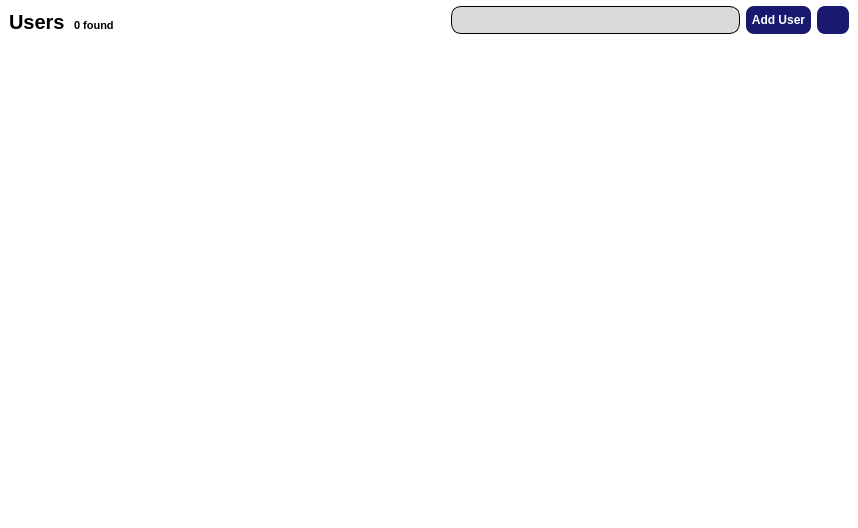
<?xml version="1.0" encoding="UTF-8"?>
<ui version="4.0">
 <class>root_frame</class>
 <widget class="QFrame" name="root_frame">
  <property name="geometry">
   <rect>
    <x>0</x>
    <y>0</y>
    <width>858</width>
    <height>528</height>
   </rect>
  </property>
  <property name="windowTitle">
   <string>Frame</string>
  </property>
  <property name="styleSheet">
   <string notr="true">#root_frame
{
	background-color: white;
	border-radius: 10px;
	padding-bottom: 10px;
}</string>
  </property>
  <layout class="QVBoxLayout" name="verticalLayout">
   <property name="spacing">
    <number>0</number>
   </property>
   <property name="leftMargin">
    <number>0</number>
   </property>
   <property name="topMargin">
    <number>0</number>
   </property>
   <property name="rightMargin">
    <number>0</number>
   </property>
   <property name="bottomMargin">
    <number>0</number>
   </property>
   <item>
    <widget class="QFrame" name="list_header">
     <property name="sizePolicy">
      <sizepolicy hsizetype="Preferred" vsizetype="Maximum">
       <horstretch>0</horstretch>
       <verstretch>0</verstretch>
      </sizepolicy>
     </property>
     <layout class="QVBoxLayout" name="verticalLayout_3">
      <property name="spacing">
       <number>0</number>
      </property>
      <property name="leftMargin">
       <number>0</number>
      </property>
      <property name="topMargin">
       <number>6</number>
      </property>
      <property name="rightMargin">
       <number>0</number>
      </property>
      <property name="bottomMargin">
       <number>6</number>
      </property>
      <item>
       <layout class="QHBoxLayout" name="header_table">
        <property name="spacing">
         <number>6</number>
        </property>
        <property name="leftMargin">
         <number>9</number>
        </property>
        <property name="rightMargin">
         <number>9</number>
        </property>
        <item alignment="Qt::AlignBottom">
         <widget class="QLabel" name="users_title">
          <property name="sizePolicy">
           <sizepolicy hsizetype="Maximum" vsizetype="Preferred">
            <horstretch>0</horstretch>
            <verstretch>0</verstretch>
           </sizepolicy>
          </property>
          <property name="font">
           <font>
            <pointsize>15</pointsize>
            <bold>true</bold>
           </font>
          </property>
          <property name="text">
           <string>Users</string>
          </property>
         </widget>
        </item>
        <item alignment="Qt::AlignBottom">
         <widget class="QLabel" name="x_found">
          <property name="font">
           <font>
            <pointsize>8</pointsize>
            <bold>true</bold>
           </font>
          </property>
          <property name="styleSheet">
           <string notr="true">#x_found
{
	padding-bottom: 2px;
}</string>
          </property>
          <property name="text">
           <string>0 found</string>
          </property>
         </widget>
        </item>
        <item>
         <spacer name="spacer">
          <property name="orientation">
           <enum>Qt::Horizontal</enum>
          </property>
          <property name="sizeHint" stdset="0">
           <size>
            <width>40</width>
            <height>20</height>
           </size>
          </property>
         </spacer>
        </item>
        <item>
         <widget class="QPushButton" name="filters_button">
          <property name="sizePolicy">
           <sizepolicy hsizetype="Maximum" vsizetype="Maximum">
            <horstretch>0</horstretch>
            <verstretch>0</verstretch>
           </sizepolicy>
          </property>
          <property name="cursor">
           <cursorShape>PointingHandCursor</cursorShape>
          </property>
          <property name="styleSheet">
           <string notr="true">#filters_button
{
	border: none;
}
#filters_button:pressed
{	
	background-color: transparent;
}</string>
          </property>
          <property name="text">
           <string/>
          </property>
          <property name="icon">
           <iconset resource="MainResourceFile.qrc">
            <normaloff>:/BlackIcons/BlackIcons/filter.svg</normaloff>:/BlackIcons/BlackIcons/filter.svg</iconset>
          </property>
          <property name="iconSize">
           <size>
            <width>24</width>
            <height>24</height>
           </size>
          </property>
          <property name="flat">
           <bool>true</bool>
          </property>
         </widget>
        </item>
        <item>
         <widget class="QFrame" name="search_frame">
          <property name="sizePolicy">
           <sizepolicy hsizetype="Expanding" vsizetype="Maximum">
            <horstretch>0</horstretch>
            <verstretch>0</verstretch>
           </sizepolicy>
          </property>
          <property name="minimumSize">
           <size>
            <width>0</width>
            <height>28</height>
           </size>
          </property>
          <property name="maximumSize">
           <size>
            <width>400</width>
            <height>28</height>
           </size>
          </property>
          <property name="styleSheet">
           <string notr="true">#search_frame
{
	background-color: #D9D9D9;
	border: 1px solid #000000;
	border-radius: 10px;
}</string>
          </property>
          <property name="frameShape">
           <enum>QFrame::StyledPanel</enum>
          </property>
          <property name="frameShadow">
           <enum>QFrame::Raised</enum>
          </property>
          <layout class="QHBoxLayout" name="horizontalLayout">
           <property name="spacing">
            <number>0</number>
           </property>
           <property name="leftMargin">
            <number>0</number>
           </property>
           <property name="topMargin">
            <number>0</number>
           </property>
           <property name="rightMargin">
            <number>0</number>
           </property>
           <property name="bottomMargin">
            <number>0</number>
           </property>
           <item>
            <widget class="QLineEdit" name="search_text">
             <property name="sizePolicy">
              <sizepolicy hsizetype="Expanding" vsizetype="Maximum">
               <horstretch>0</horstretch>
               <verstretch>0</verstretch>
              </sizepolicy>
             </property>
             <property name="font">
              <font>
               <pointsize>12</pointsize>
              </font>
             </property>
             <property name="styleSheet">
              <string notr="true">#search_text
{
	background-color: transparent;
	border: none;
	color: black;
	padding-left: 5px;
}</string>
             </property>
            </widget>
           </item>
           <item alignment="Qt::AlignRight">
            <widget class="QPushButton" name="search_button">
             <property name="sizePolicy">
              <sizepolicy hsizetype="Maximum" vsizetype="Fixed">
               <horstretch>0</horstretch>
               <verstretch>0</verstretch>
              </sizepolicy>
             </property>
             <property name="cursor">
              <cursorShape>PointingHandCursor</cursorShape>
             </property>
             <property name="styleSheet">
              <string notr="true">#search_button:pressed
{
	background-color: transparent;
}</string>
             </property>
             <property name="text">
              <string/>
             </property>
             <property name="icon">
              <iconset resource="MainResourceFile.qrc">
               <normaloff>:/BlackIcons/BlackIcons/search.svg</normaloff>:/BlackIcons/BlackIcons/search.svg</iconset>
             </property>
             <property name="iconSize">
              <size>
               <width>24</width>
               <height>24</height>
              </size>
             </property>
             <property name="flat">
              <bool>true</bool>
             </property>
            </widget>
           </item>
          </layout>
         </widget>
        </item>
        <item>
         <widget class="QPushButton" name="add_user_button">
          <property name="sizePolicy">
           <sizepolicy hsizetype="Minimum" vsizetype="Maximum">
            <horstretch>0</horstretch>
            <verstretch>0</verstretch>
           </sizepolicy>
          </property>
          <property name="minimumSize">
           <size>
            <width>65</width>
            <height>28</height>
           </size>
          </property>
          <property name="font">
           <font>
            <bold>true</bold>
           </font>
          </property>
          <property name="cursor">
           <cursorShape>PointingHandCursor</cursorShape>
          </property>
          <property name="styleSheet">
           <string notr="true">#add_user_button
{
	background-color: #191970;
	color: white;
	border: none;
	border-radius: 8px;
}</string>
          </property>
          <property name="text">
           <string>Add User</string>
          </property>
          <property name="flat">
           <bool>true</bool>
          </property>
         </widget>
        </item>
        <item>
         <widget class="QPushButton" name="refresh_button">
          <property name="sizePolicy">
           <sizepolicy hsizetype="Preferred" vsizetype="Maximum">
            <horstretch>0</horstretch>
            <verstretch>0</verstretch>
           </sizepolicy>
          </property>
          <property name="minimumSize">
           <size>
            <width>28</width>
            <height>28</height>
           </size>
          </property>
          <property name="cursor">
           <cursorShape>PointingHandCursor</cursorShape>
          </property>
          <property name="styleSheet">
           <string notr="true">#refresh_button
{
	background-color: #191970;
	color: white;
	border: none;
	border-radius: 8px;
}</string>
          </property>
          <property name="text">
           <string/>
          </property>
          <property name="icon">
           <iconset resource="MainResourceFile.qrc">
            <normaloff>:/WhiteIcons/WhiteIcons/refresh-ccw.svg</normaloff>:/WhiteIcons/WhiteIcons/refresh-ccw.svg</iconset>
          </property>
          <property name="flat">
           <bool>true</bool>
          </property>
         </widget>
        </item>
       </layout>
      </item>
     </layout>
    </widget>
   </item>
   <item>
    <widget class="QScrollArea" name="table_scroll_area">
     <property name="styleSheet">
      <string notr="true">#table_scroll_area
{
	border: none;
}</string>
     </property>
     <property name="widgetResizable">
      <bool>true</bool>
     </property>
     <widget class="QWidget" name="scroll_area_data_container">
      <property name="geometry">
       <rect>
        <x>0</x>
        <y>0</y>
        <width>858</width>
        <height>476</height>
       </rect>
      </property>
      <property name="styleSheet">
       <string notr="true">#scroll_area_data_container
{
	background-color: white;
}</string>
      </property>
      <layout class="QVBoxLayout" name="scroll_area_data_container_layout">
       <property name="spacing">
        <number>0</number>
       </property>
       <property name="leftMargin">
        <number>0</number>
       </property>
       <property name="topMargin">
        <number>0</number>
       </property>
       <property name="rightMargin">
        <number>0</number>
       </property>
       <property name="bottomMargin">
        <number>0</number>
       </property>
       <item>
        <widget class="QTableView" name="table_view">
         <property name="styleSheet">
          <string notr="true">#table_view
{
	border: none;
}
</string>
         </property>
        </widget>
       </item>
      </layout>
     </widget>
    </widget>
   </item>
  </layout>
 </widget>
 <resources>
  <include location="MainResourceFile.qrc"/>
 </resources>
 <connections/>
</ui>
